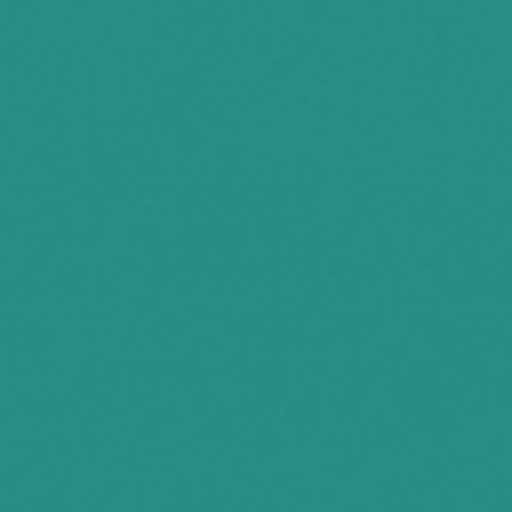
#> input picture input/cover.png, 1024 x 1024 px (shown at 1/2 size)
$ python score.py
#> lines starting #> are read from the running program, lines starting #| are printed output that depends on the picture
import cv2
import numpy as np
from skimage.metrics import structural_similarity as ssim
import math
import os
from PIL import Image
import warnings

warnings.filterwarnings("ignore")


# ---- Quality Metrics ----
def mse(img1, img2):
    return np.mean((img1.astype("float") - img2.astype("float")) ** 2)

def rmse(img1, img2):
    return math.sqrt(mse(img1, img2))

def psnr(img1, img2):
    mse_val = mse(img1, img2)
    if mse_val == 0:  # Identical images
        return 100
    PIXEL_MAX = 255.0
    return 20 * math.log10(PIXEL_MAX / math.sqrt(mse_val))

def ncc(img1, img2):
    img1 = img1.astype(np.float64)
    img2 = img2.astype(np.float64)
    numerator = np.sum((img1 - img1.mean()) * (img2 - img2.mean()))
    denominator = np.sqrt(np.sum((img1 - img1.mean())**2) * np.sum((img2 - img2.mean())**2))
    return numerator / denominator if denominator != 0 else 0

def ssim_index(img1, img2):
    return ssim(img1, img2, channel_axis=-1)  # skimage handles RGB if channel_axis=-1

# ---- Resize and Compare ----
def evaluate_image_metrics(cover_path, stego_path, dimensions):
#> called with cover_path = 'input/cover.png', stego_path = 'output/stego.png', dimensions = 128
    cover = cv2.imread(cover_path)
#> cover is the input picture: shape (1024, 1024, 3); mean B, G, R 133.5, 141.2, 40.1
    stego = cv2.imread(stego_path)
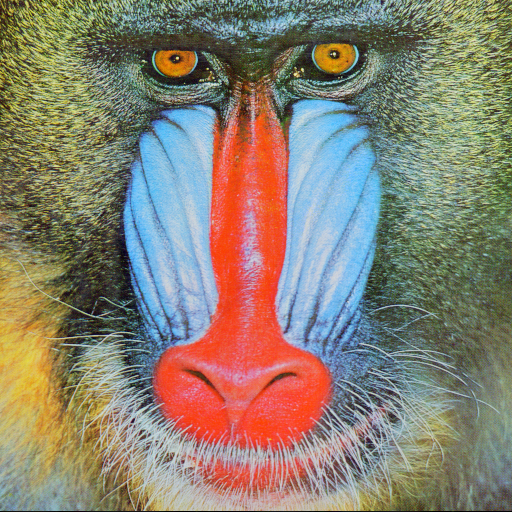
#> input picture output/stego.png, 512 x 512 px
#> stego is the input picture: shape (512, 512, 3); mean B, G, R 113.1, 128.9, 137.4

    # Resize both images to same dimensions
    cover_resized = cv2.resize(cover, (dimensions, dimensions))
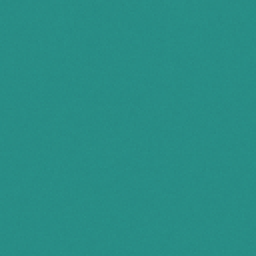
#> cover_resized: shape (128, 128, 3) (shown 2 times larger); mean B, G, R 133.5, 141.3, 40.1
    stego_resized = cv2.resize(stego, (dimensions, dimensions))
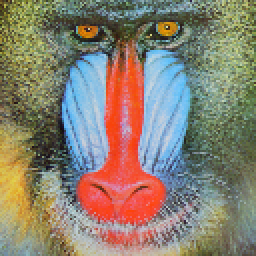
#> stego_resized: shape (128, 128, 3) (shown 2 times larger); mean B, G, R 113.4, 129.1, 137.7

    return {
        "MSE": mse(cover_resized, stego_resized),
        "RMSE": rmse(cover_resized, stego_resized),
        "PSNR": psnr(cover_resized, stego_resized),
        "NCC": ncc(cover_resized, stego_resized),
        "SSIM": ssim_index(cover_resized, stego_resized),
    }
#> in psnr, `mse_val = mse(img1, img2)`: mse_val = 6073.5
#> in ncc, `numerator = np.sum((img1 - img1.mean()) * (img2 - img2.mean()))`: numerator = -16457866.7
#> in ncc, `denominator = np.sqrt(np.sum((img1 - img1.mean())**2) * np.sum((img2 -..`: denominator = 119943218.1

# ---- Run for different sizes ----
if __name__ == "__main__":
    cover_img = "input/cover.png"
    stego_img = "output/stego.png"

    dimensions = [128, 256, 512, 1024]
    results = {}

    for d in dimensions:
        metrics = evaluate_image_metrics(cover_img, stego_img, d)
#> metrics = {'MSE': 6073.5, 'RMSE': 77.93, 'PSNR': 10.3, 'NCC': -0.137, 'SSIM': 0.0964}
        results[d] = metrics

    # Print results in table form
    print("Dimension |  MSE   |  RMSE  |  PSNR  |   NCC   |  SSIM")
    print("-"*60)
    for d, vals in results.items():
        print(f"{d}x{d} | {vals['MSE']:.2f} | {vals['RMSE']:.2f} | {vals['PSNR']:.2f} | {vals['NCC']:.4f} | {vals['SSIM']:.4f}")
#> this loop made 4 passes
#> d on passes 1 to 4: 128, 256, 512, 1024
#| 128x128 | 6073.45 | 77.93 | 10.30 | -0.1372 | 0.0964
#| 256x256 | 6061.45 | 77.86 | 10.31 | -0.1369 | 0.1420
#| 512x512 | 6396.76 | 79.98 | 10.07 | -0.1294 | 0.1407
#| 1024x1024 | 6142.63 | 78.37 | 10.25 | -0.1350 | 0.2552
    # for d, vals in results.items():
    #     print(f"{d}x{d} {vals['PSNR']:.2f} ")
